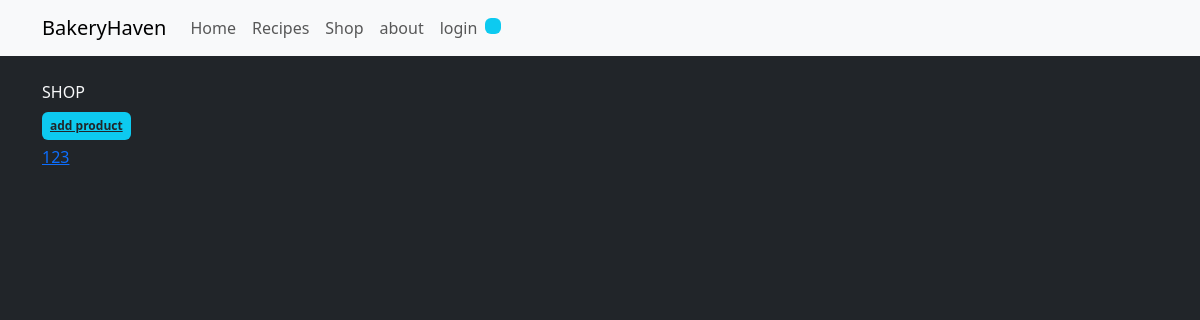
The page /my-shop/ on the database as committed earlier.
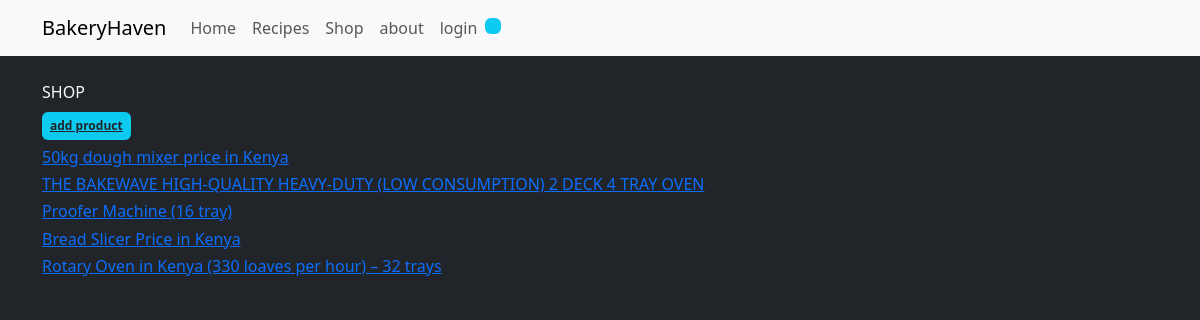
The same page on the database as committed later.
### base/models.py (models this page shows)
class Shop(models.Model):
    productName = models.CharField(max_length=150)
    quantity = models.IntegerField()
    price = models.DecimalField(max_digits=10, decimal_places=2)
    created_at = models.DateTimeField(auto_now_add=True)
    updated_at = models.DateTimeField(auto_now=True)
    class Meta:
        ordering =['-updated_at','-created_at']
    def __str__(self):
        return self.productName

### base/views.py (the view)
# urls.py: path('my-shop/',views.shops, name='shops'),
def shops(request):
    shops = Shop.objects.all()
    context = {"shops":shops}
    return render(request, 'base/shops.html', context)

### base/templates/base/shops.html
{% extends 'main.html'%}
{% block content%}
<div class="container my-4 ">
    <div>SHOP </div>
<a class= "badge bg-info text-dark px-2 py-2 my-2" href="{% url 'create-shop' %}"> add product</a>
{% for item in shops %}
<h6>
<a href="{% url 'shop' item.id %}"> {{item}}</a> </h6>
{% endfor %} </div>
{% endblock content %}

### templates/main.html (shortened to what this page needs)
<!DOCTYPE html>
<html lang="en">
  <head>
    <link
      href="https://cdn.jsdelivr.net/npm/bootstrap@5.3.6/dist/css/bootstrap.min.css"
      rel="stylesheet"
    />
  </head>
  <body class="bg-dark text-light">
    {% include 'navbar.html'%}
{% block content %} {% endblock content %}
  </body>
</html>

### templates/navbar.html (shortened to what this page needs)
<nav class="navbar navbar-expand-lg bg-body-tertiary">
    <div class="container">
      <a class="navbar-brand" href="{% url 'home' %}">BakeryHaven</a>
      <div class="collapse navbar-collapse" id="navbarNav">
        <ul class="navbar-nav">
          <li class="nav-item">
            <a class="nav-link" aria-current="page" href="{% url 'home' %}">Home</a>
          </li>
          <li class="nav-item">
            <a class="nav-link" href="{% url 'recipes'%}">Recipes</a>
          </li>
          <li class="nav-item">
            <a class="nav-link" href="{% url 'shops'%}">Shop</a>
          </li>
          <li class="nav-item">
            <a class="nav-link" href="{% url 'about'%}">about</a>
          </li>
          <li class="nav-item">
            {% if request.user.is_authenticated %}
            <a class="nav-link" href="{% url 'logout'%}">logout</a>
            {% else %}
            <a class="nav-link" href="{% url 'login'%}">login</a>
            {% endif %}
          </li>
          <li class="nav-item h-100 my-2">
            <a class="nav-link text-dark badge bg-info py-2" href=""> {{request.user.username}}</a>
          </li>
        </ul>
      </div>
    </div>
  </nav>

Rows that differ between the two databases and show on the page:
added Shop: productName "50kg dough mixer price in Kenya"
added Shop: productName "THE BAKEWAVE HIGH-QUALITY HEAVY-DUTY (LOW CONSUMPTION) 2 DECK 4 TRAY OVEN"
changed Shop: productName "123" → "Proofer Machine (16 tray)"
added Shop: productName "Bread Slicer Price in Kenya"
added Shop: productName "Rotary Oven in Kenya (330 loaves per hour) – 32 trays"
